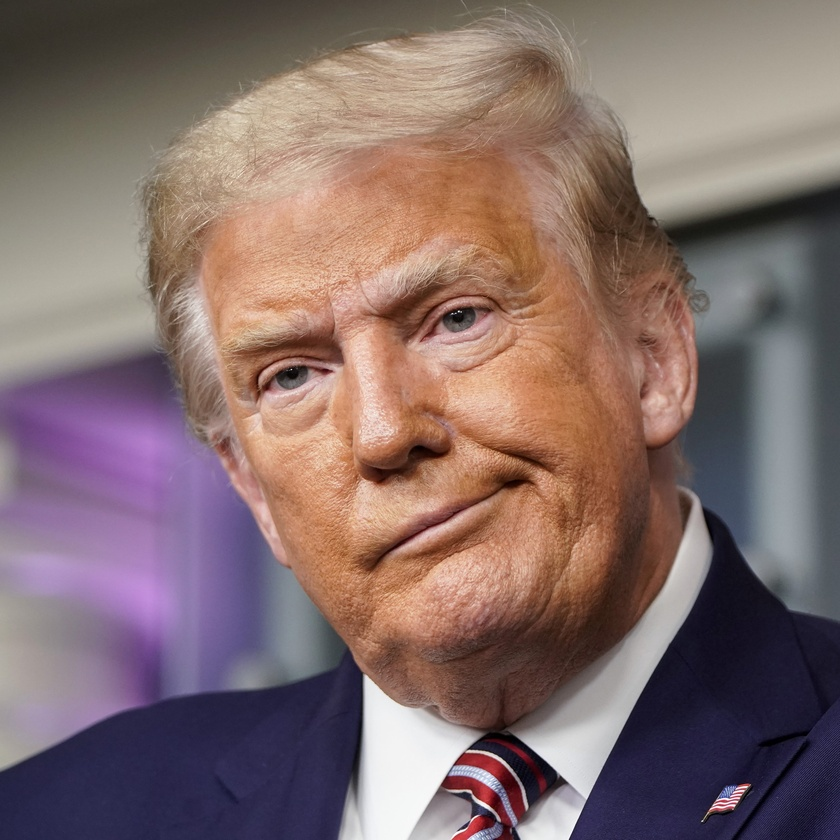
#> input picture images/trump.jpg, 840 x 840 px, shrunk from 2665 x 2664 before the run
$ jupyter execute 003-add-noise-to-image.ipynb
#> lines starting #> are read from the running program, lines starting #| are printed output that depends on the picture
[cell 1]
import skimage.io as io
from skimage import util
from skimage.color import rgb2gray
import matplotlib.pyplot as plt
import matplotlib

img = rgb2gray(io.imread('images/trump.jpg'))
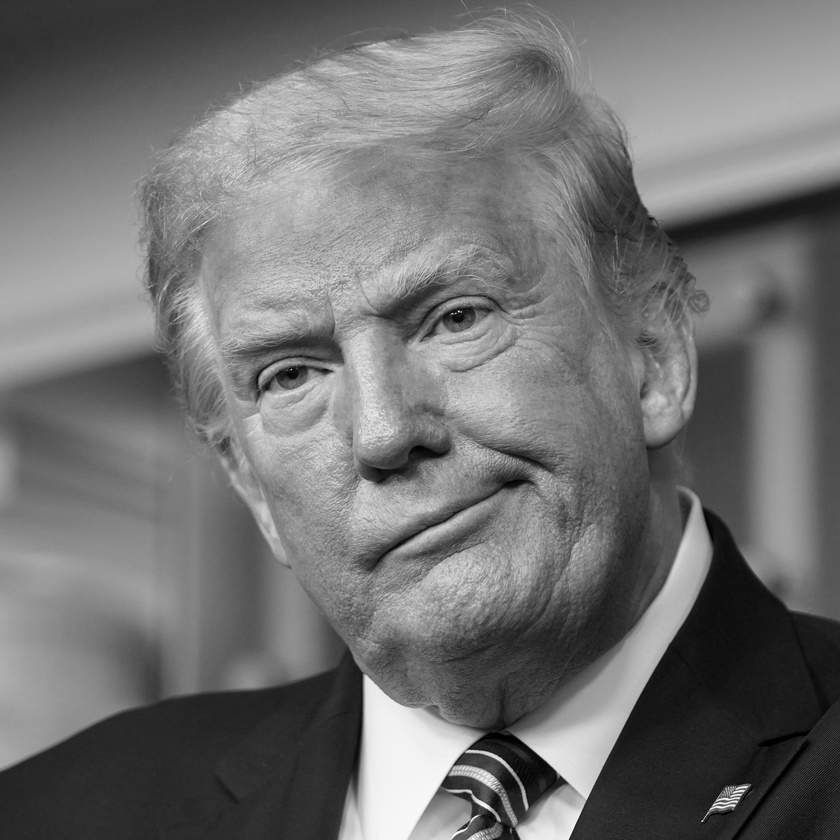
#> img: shape (840, 840) float64; min 0, max 0.997, mean 0.446
io.imshow(img)

[cell 2]
img1 = util.random_noise(img, mode = 'gaussian')
io.imshow(img1)


$ run again, with images/cat.jpg copied over images/trump.jpg
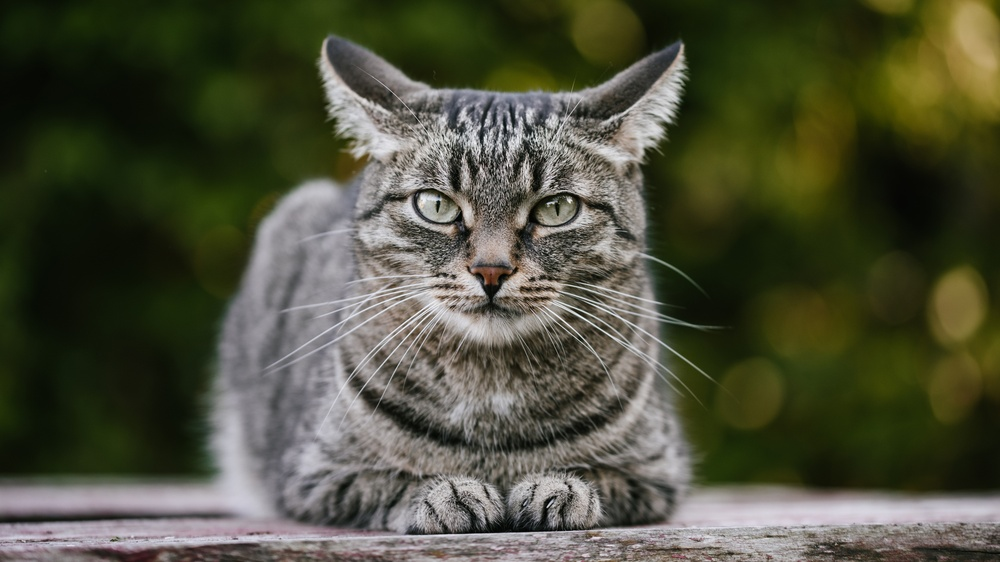
#> input picture images/cat.jpg, 1000 x 562 px, shrunk from 2800 x 1575 before the run
#> `img = rgb2gray(io.imread('images/trump.jpg'))`:
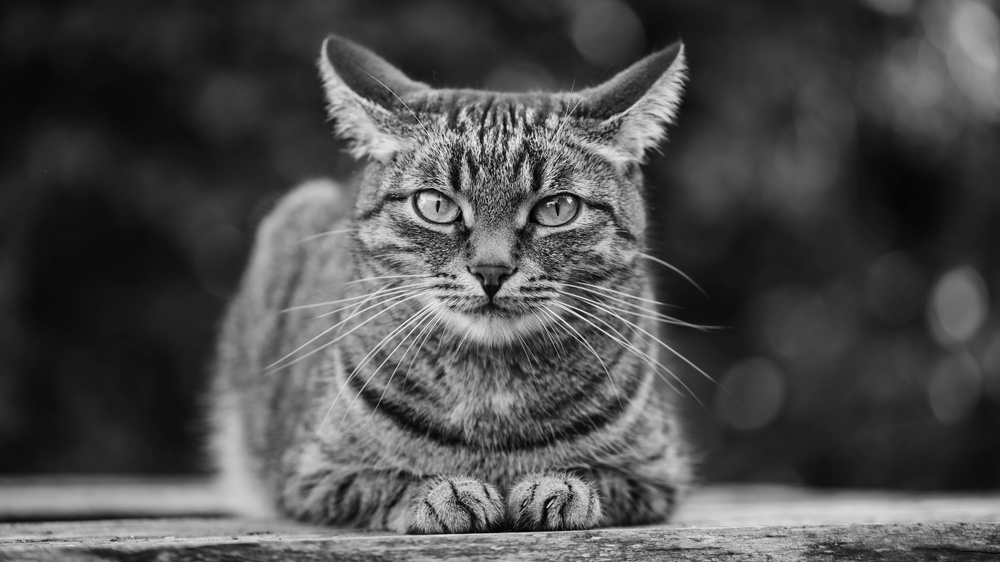
#> img: shape (562, 1000) float64; min 0, max 0.983, mean 0.302

$ run again, with images/cat1.jpg copied over images/trump.jpg
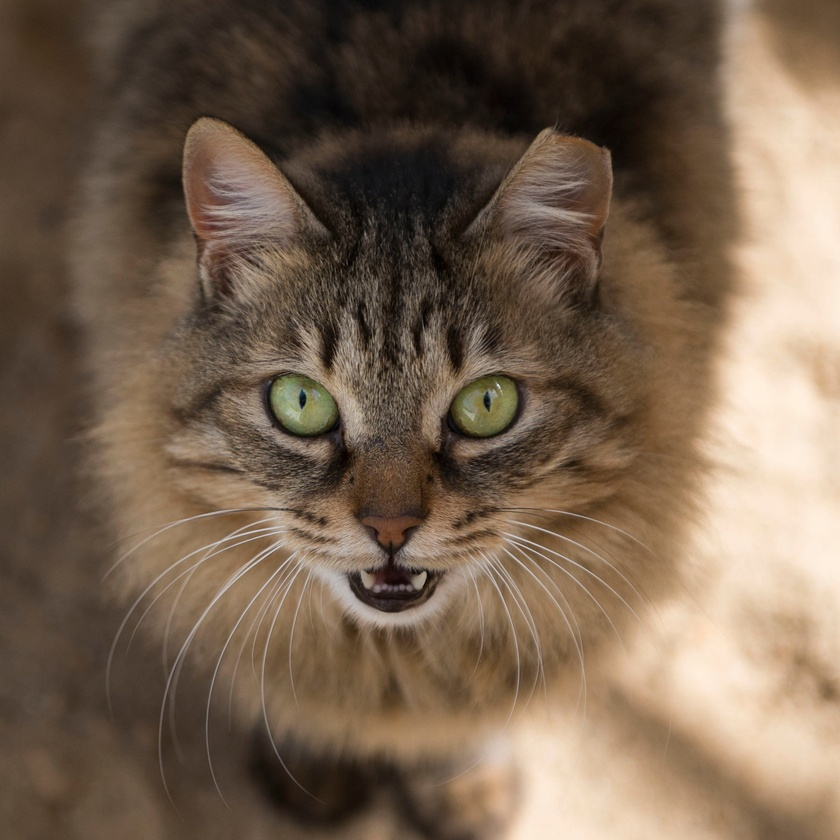
#> input picture images/cat1.jpg, 840 x 840 px, shrunk from 1800 x 1800 before the run
#> `img = rgb2gray(io.imread('images/trump.jpg'))`:
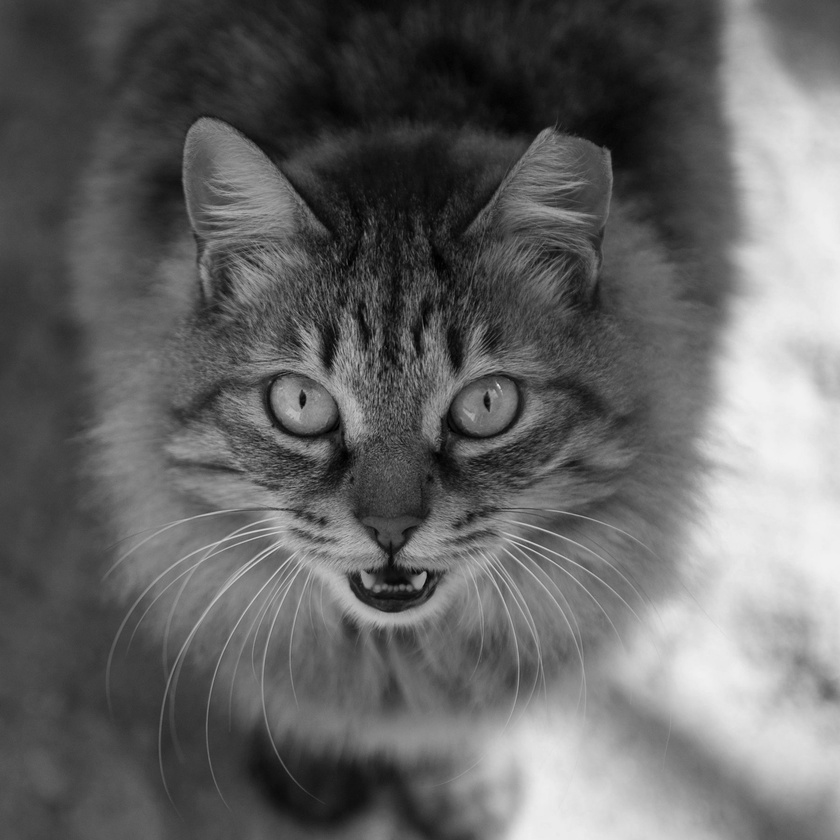
#> img: shape (840, 840) float64; min 0, max 0.951, mean 0.4

$ run again, with images/human face.jpg copied over images/trump.jpg
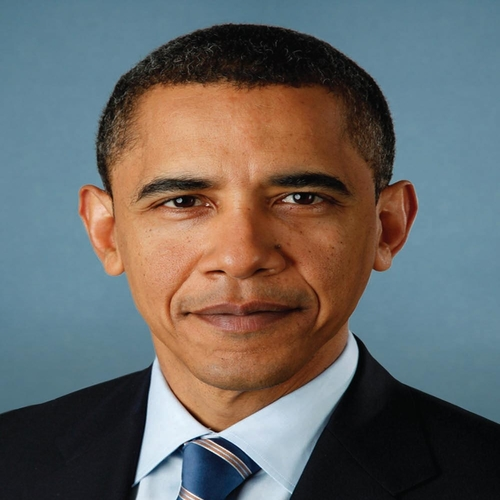
#> input picture images/human face.jpg, 500 x 500 px
#> `img = rgb2gray(io.imread('images/trump.jpg'))`:
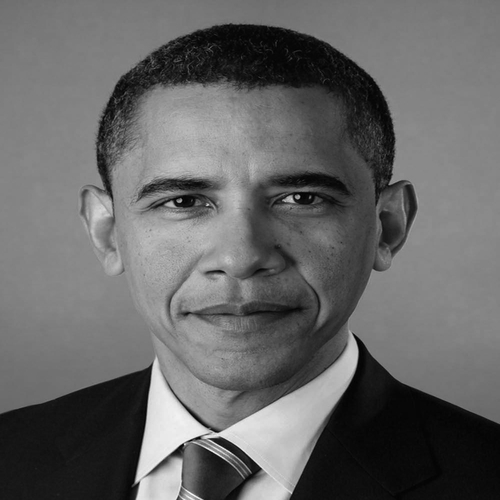
#> img: shape (500, 500) float64; min 0, max 0.979, mean 0.401
#> `img1 = util.random_noise(img, mode = 'gaussian')`:
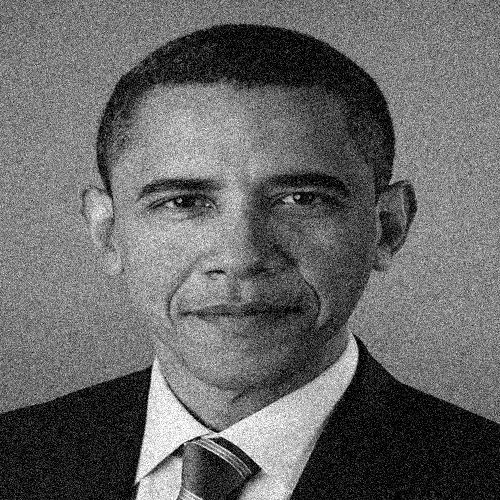
#> img1: shape (500, 500) float64; min 0, max 1, mean 0.404
